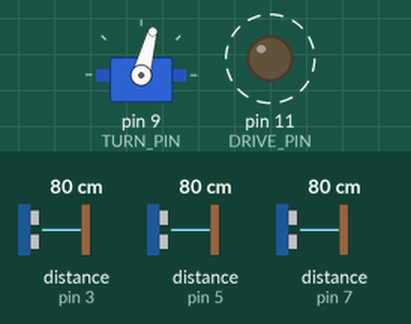
A sketch run on a simulated Arduino Uno, built with avr-gcc and run on an emulated ATmega328P. On the bench: servo, output pins drawn as LEDs (lit = HIGH). Wiring (inferred from the names in the program): 3 × ultrasonic range finder: trigger pin 2, echo pin 3 / trigger pin 4, echo pin 5 / trigger pin 6, echo pin 7. Dashed ring = blinking. Inputs (shaded band) come from the test bench; at power-on: distance to the obstacle (sensors on pin 5, pin 3, pin 7) 80 cm. The echo pulse lasts 58.3 µs per cm; pins used as bus, display or sensor lines are not drawn. At 15.5 s the program stops and its outputs stay as they are.

Above: at 1.4 s.
1.5 s: distance to the obstacle (sensor on pin 5) set to 44 cm
4.9 s: distance to the obstacle (sensor on pin 5) set to 37 cm
At 5.42 s:
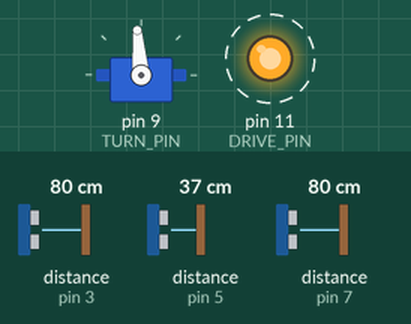
8.3 s: distance to the obstacle (sensor on pin 5) set to 32 cm
11.7 s: distance to the obstacle (sensor on pin 5) set to 26 cm
At 12.58 s:
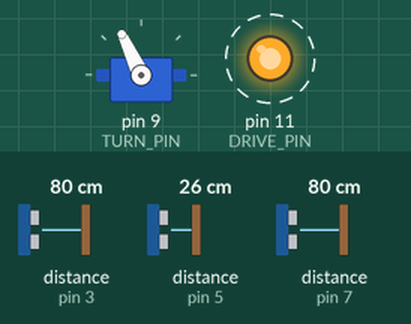
15.1 s: distance to the obstacle (sensor on pin 3) set to 2 cm
At 15.6 s:
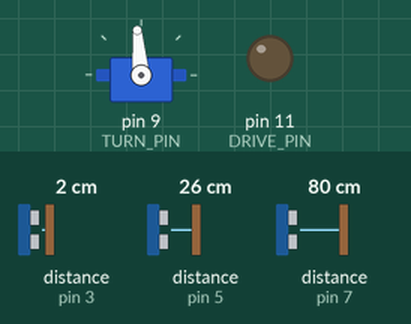
Timing chart, 0 to 17.0 s (numbered marks = the images above; inputs shaded):
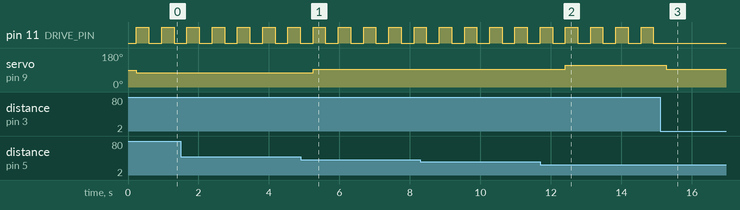

The sketch:

usonic_test.ino
```cpp
#include <stdio.h>
#include <stdlib.h>
#include <Servo.h>

//define pins here
#define TRIG_LEFT 2
#define ECHO_LEFT 3

#define TRIG_RIGHT 4
#define ECHO_RIGHT 5

#define TRIG_FRONT 6
#define ECHO_FRONT 7

#define TURN_PIN 9
#define DRIVE_PIN 11

#define DRIVE_SPEED 255
#define SPRINT_TIME 350

#define STRAIGHT_DEG 95
#define ANGLE_CHNG 20
#define LEFT_DEG (STRAIGHT_DEG + ANGLE_CHNG)
#define RIGHT_DEG (STRAIGHT_DEG - ANGLE_CHNG)

#define MIN_DIST          30 // cm
#define MAX_DIST          40 // cm
#define MAX_RANGE         200 // cm
#define FRONT_DIST        100 // cm
#define LEFT_SIDE         1
#define RIGHT_SIDE        2

int left_dist, right_dist, front_dist, wall_side;
char str[100];
int timeout = 11600; // microseconds -> equivalent to 4m
Servo servo;

void setup() {
//  Serial.begin(9600);/

  servo.attach(TURN_PIN);
  pinMode(DRIVE_PIN, OUTPUT);

  usonicsetup();
  delay(200);  // for sensors to settle

  // Determine the wall to follow
  left_dist = usonic(timeout, TRIG_LEFT) / 58;
  right_dist = usonic(timeout, TRIG_RIGHT) / 58;
  front_dist = usonic(timeout, TRIG_FRONT) / 58;

  if (left_dist < MAX_RANGE || right_dist < MAX_RANGE) {
    if (left_dist < right_dist) {
      wall_side = LEFT_SIDE;
    } else {
      wall_side = RIGHT_SIDE;
    }
  } else {
    wall_side = -1;
  }

}

void loop() {
  left_dist = usonic(timeout, TRIG_LEFT) / 58;
  right_dist = usonic(timeout, TRIG_RIGHT) / 58;
  front_dist = usonic(timeout, TRIG_FRONT) / 58;

  if (left_dist < MIN_DIST && right_dist < MIN_DIST && front_dist < FRONT_DIST) {
    stop();
    Serial.print("All /sensors blocked shutting down!\n");
    delay(200);
    exit(0);
  }

  if (wall_side == -1) {
    if (front_dist > FRONT_DIST) {
      straight();
    } else {
      turnLeft();
      wall_side = RIGHT_SIDE;
    }
  } else if (wall_side == LEFT_SIDE) {
    if (left_dist < MIN_DIST )          turnRight();
    else if (left_dist > MAX_DIST)      turnLeft();
    else                                straight();
  } else if (wall_side == RIGHT_SIDE) {
    if (right_dist < MIN_DIST )         turnLeft();
    else if (right_dist > MAX_DIST)     turnRight();
    else                                straight();
  }

  //drive sprint
  digitalWrite(DRIVE_PIN, HIGH);
  delay(SPRINT_TIME);
  digitalWrite(DRIVE_PIN, LOW);
  delay(SPRINT_TIME);

//  sprintf(str, "/wall_side = %s left = %d, right = %d, front = %d\n", wall_side == LEFT_SIDE ? "LEFT" : "RIGHT", left_dist, right_dist, front_dist);
//  delay(200);/
//  Serial.print(str);/
}

/*
 *  Drive Functions
 */
void turnRight(){
  servo.write(RIGHT_DEG);
//  Serial.print("Turning right!\n");/
}

void turnLeft(){
  servo.write(LEFT_DEG);
//  Serial.print("Turning left!\n");/
}

void straight(){
  servo.write(STRAIGHT_DEG);
//  Serial.print("Driving straight!\n");/
}

void stop(){
  servo.write(STRAIGHT_DEG);
  analogWrite(DRIVE_PIN, 0);
}


/*
 *  ultra sonic pin setup
 */
void usonicsetup(void) {
 pinMode(ECHO_LEFT, INPUT);
 pinMode(TRIG_LEFT, OUTPUT);

 pinMode(ECHO_RIGHT, INPUT);
 pinMode(TRIG_RIGHT, OUTPUT);

 pinMode(ECHO_FRONT, INPUT);
 pinMode(TRIG_FRONT, OUTPUT);

 digitalWrite(TRIG_LEFT, LOW);
 digitalWrite(TRIG_RIGHT, LOW);
}


/*  utimeout is maximum time to wait for return in us
 *
 */
long usonic(long utimeout, int trig_pin) {

 long b;
 int echo = trig_pin + 1;

 //if echo line is still low from last result, return 0;
 if(digitalRead(echo) == HIGH) { return 0;}

 //send trigger pulse
 digitalWrite(trig_pin, HIGH);
 delay(1);
 digitalWrite(trig_pin, LOW);

 long utimer = micros();

 //wait for pin state to change - return starts after 460us typically or timeout (eg if not connected)
 while((digitalRead(echo) == LOW) && ((micros() - utimer) < 1000)){}

 utimer = micros();

 //wait for pin state to change
 while((digitalRead(echo) == HIGH) && ((micros() - utimer) < utimeout)){}

 b = micros() - utimer;
 if(b == 0) b = utimeout;
 return b;

}
```

Measured:
- the behaviour switches between 41 and 40 cm on distance to the obstacle (sensor on pin 5) (found by bisection; images 0 and 1)
- the behaviour switches between 30 and 29 cm on distance to the obstacle (sensor on pin 5) (found by bisection; images 1 and 2)
- after the input at 4.9 s, servo on pin 9 (TURN_PIN): 75° → 95° after 0.35 s
- after the input at 11.7 s, servo on pin 9 (TURN_PIN): 95° → 115° after 0.71 s
- after the input at 15.1 s, pin 11 (DRIVE_PIN): stops changing and stays LOW; servo on pin 9 (TURN_PIN): 115° → 95° after 0.17 s
- by itself, pin 11 (DRIVE_PIN): alternates HIGH for 0.35 s and LOW for 0.37 s
